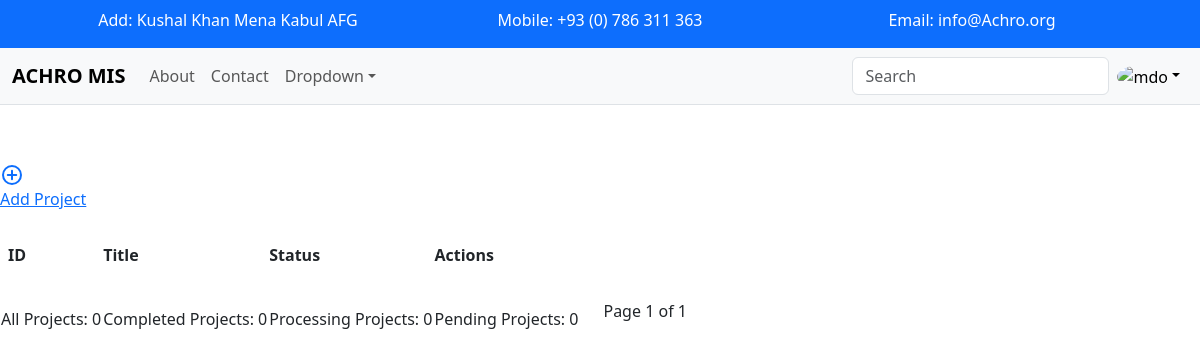
The app's page /mande/ (signed in), older data.
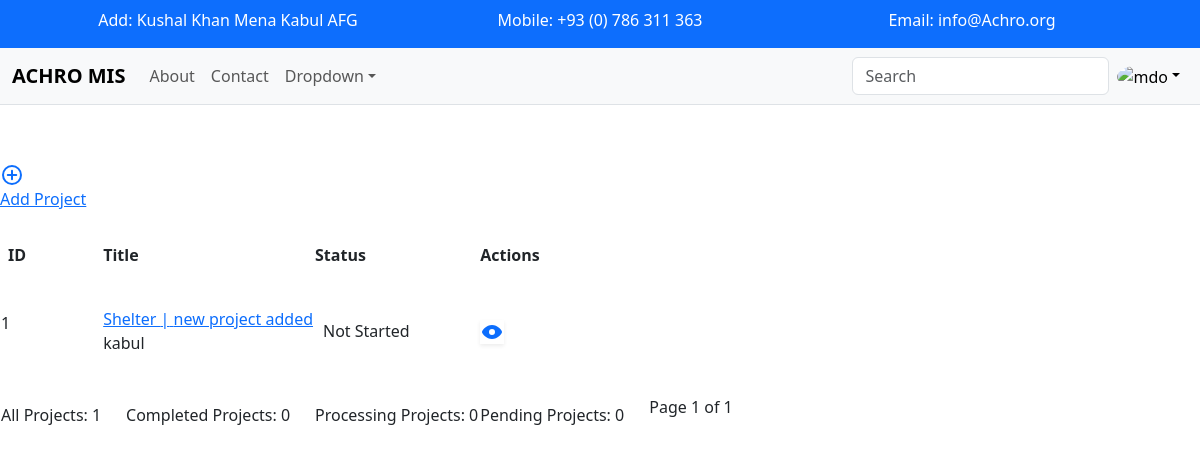
The same page, newer data.
### mande/models.py (models this page shows, shortened)
class Project(models.Model):
    PROJECT_OVERALL_STATUS_CHOICES = [
        ("N", "Not Started"),
        ("S", "On Start"),
        ("P", "In Progress"),
        ("C", "Completed"),
        ("PN", "Pendding"),
        ("CN", "Canncelled"),
    ]
    title = models.CharField(max_length=200, verbose_name="Title")
    slug = models.SlugField(max_length=100, unique=True, verbose_name="sluge")
    sector = models.ForeignKey(
        Sector, models.SET_NULL, null=True, blank=True, verbose_name="Sector"
    )
    donor = models.ForeignKey(Donor, models.CASCADE, verbose_name="Donor")
    location = models.ForeignKey(
        Location, models.SET_NULL, null=True, blank=True, verbose_name="Location"
    )
    start_date = models.DateField(auto_now=True, verbose_name="Start Date")
    end_date = models.DateField(default=six_month_after_now, verbose_name="End Date")
    idp = models.BooleanField(default=False, verbose_name="IDP")
    idp_returnee = models.BooleanField(default=False, verbose_name="IDP/Returnee")
    refugee = models.BooleanField(default=False, verbose_name="Refugee")
    host = models.BooleanField(default=False, verbose_name="Host")
    kochi = models.BooleanField(default=False, verbose_name="Kochi")
    male = models.BooleanField(default=False, verbose_name="Male")
    female = models.BooleanField(default=False, verbose_name="Female")
    childern = models.BooleanField(default=False, verbose_name="Childern")
    childern_age_from = models.IntegerField(
        verbose_name="Childer Start age",
        validators=[MinValueValidator(0), MaxValueValidator(20)],
        blank=True,
        null=True,
    )
    childern_age_end = models.IntegerField(
        verbose_name="Childer End age",
        validators=[MinValueValidator(0), MaxValueValidator(20)],
        blank=True,
        null=True,
    )
    plw = models.BooleanField(default=False, verbose_name="PLW")
    pwd = models.BooleanField(default=False, verbose_name="PWd")
    overall_Status = models.CharField(
        max_length=50,
        choices=PROJECT_OVERALL_STATUS_CHOICES,
        default=PROJECT_OVERALL_STATUS_CHOICES,
        verbose_name="Overall Status",
    )
    remarks = models.TextField(max_length=300, blank=True, null=True)
    doc = models.DateField(auto_now_add=True)
    dou = models.DateField(auto_now=True)
    class Meta:
        verbose_name = "Project"
        verbose_name_plural = "Projects"
        ordering = ["-doc"]

### utility/models.py (models this page shows, shortened)
class Location(models.Model):
    region = models.CharField(max_length=150, verbose_name="Region")
    province = models.CharField(max_length=150, verbose_name="Province")
    district = models.CharField(max_length=150, verbose_name="District")
    village = models.CharField(max_length=200, verbose_name="Village")
    slug = models.SlugField(max_length=100, unique=True, verbose_name="slug")
    description = models.TextField(
        max_length=255, blank=True, null=True, verbose_name="Description"
    )
    class Meta:
        verbose_name = "Location"
        verbose_name_plural = "Locations"

### mande/views.py (the view)
# urls.py: path("", views.ListProject.as_view(), name="index"),
class ListProject(LoginRequiredMixin, ListView):
    paginate_by = 1
    model = models.Project
    def get_context_data(self, **kwargs):
        context = super().get_context_data(**kwargs)
        context["count"] = models.Project.objects.count()
        context["using"] = models.Project.objects.filter(overall_Status="C").count()
        context["Processing"] = models.Project.objects.filter(
            overall_Status="P"
        ).count()
        context["Pendding"] = models.Project.objects.filter(overall_Status="PN").count()
        return context

### mande/templates/mande/project_list.html (shortened to what the changed rows need)
{% extends 'base/main.html' %} {%block title %} Monitoring {% endblock title %}
{% block content %}
<div class="bg-blue-700 shadow-md flex justify-between items-center px-10">
  <h1 class="font-bold  text-white text-center py-6 text-5xl">ACHRO Projects List</h1>
</div>
<table class="min-w-full divide-y divide-gray-200 overflow-x-auto px-2">
  <thead class="bg-gray-50">
      <tr>
          <th scope="col" class="px-2 py-3 text-left text-xs font-medium text-gray-500 uppercase tracking-wider">
              ID
          </th>
          <th scope="col" class="px-6 py-3 text-left text-xs font-medium text-gray-500 uppercase tracking-wider">
              Title
          </th>
          <th scope="col" class="px-6 py-3 text-left text-xs font-medium text-gray-500 uppercase tracking-wider">
              Status
          </th>
          <th scope="col" class="px-6 py-3 text-left text-xs font-medium text-gray-500 uppercase tracking-wider">
              Actions
          </th>
      </tr>
  </thead>
  <tbody class="bg-white divide-y divide-gray-200">
    {% for project in object_list %}
      <tr>
        <td class="pl-3">
          <p>{{project.id}}</p>
        </td>
          <td class="px-6 py-4 whitespace-nowrap w-full">
              <div class="text-sm text-gray-900 font-medium"> <a href="{% url "mande:project-details" project.slug %}">{{project.title | title }} <span class="text-yellow-600">|</span> {{ project.remarks }}</a></div>
              <div class="text-xs font-light text-gray-500">{{project.location.province}}</div>
          </td>
          <td class="px-6 py-4 whitespace-nowrap">
            {% if project.overall_Status == "N" %}
              <span class="px-2 inline-flex text-xs leading-5 font-semibold rounded-full shadow-md bg-yellow-100 text-yellow-800"> Not Started</span>
            {% elif project.overall_Status == "S"%}
              <span class="px-2 inline-flex text-xs leading-5 font-semibold rounded-full shadow-md bg-green-100 text-green-800"> ON Start</span>
            {% elif project.overall_Status == "P"%}
              <span class="px-2 inline-flex text-xs leading-5 font-semibold rounded-full shadow-md bg-Purple-100 text-purple-800"> Active</span>
            {% elif project.overall_Status == "C"%}
              <span class="px-2 inline-flex text-xs leading-5 font-semibold rounded-full shadow-md bg-green-600 text-green-100"> Completed</span>
            {% elif project.overall_Status == "PN"%}
              <span class="px-2 inline-flex text-xs leading-5 font-semibold rounded-full shadow-md bg-yellow-100 text-yellow-800"> Pendding</span>
            {% elif project.overall_Status == "CN"%}
              <span class="px-2 inline-flex text-xs leading-5 font-semibold rounded-full shadow-md bg-green-100 text-green-800"> Cancelled</span>
            {% else %}
              <span class="px-2 inline-flex text-xs leading-5 font-semibold rounded-full shadow-md bg-green-100 text-green-800"> Not selected</span>
            {% endif %}
          </td>
          <td class="px-6 py-4 whitespace-nowrap  text-sm font-medium">
              <a href="{% url "mande:project-details" project.slug %}" class="text-indigo-600 hover:text-indigo-900 text-center">
              </a>
          </td>
      </tr>
      {% endfor %}
  </tbody>
  <tfoot >
    <tr class="bg-blue-200 m-10 divide-y rounded-md text-gray-800">
      <td scope="col" class="px-6 py-4 whitespace-nowrap  text-sm font-normal text-center">All Projects: {{count}}</td>
      <td scope="col" class="px-6 py-4 whitespace-nowrap  text-sm font-normal text-center">Completed Projects: {{using}}</td>
      <td scope="col" class="px-6 py-4 whitespace-nowrap  text-sm font-normal text-center">Processing Projects: {{Processing}}</td>
      <td scope="col" class="px-6 py-4 whitespace-nowrap  text-sm font-normal text-center">Pending Projects: {{Pendding}}</td>
      <td scope="col" class="px-3 py-2 whitespace-nowrap  text-sm font-normal text-center flex justify-center items-center bg-blue-400 rounded m-2">
            <p class="text-gray-700 px-2">Page {{ page_obj.number }} of {{ page_obj.paginator.num_pages }}</p>
      </td>
    </tr>
  </tfoot>
</table>
{% endblock content %}

Row changes from the older to the newer data that the page shows:
added Project: id "1", title "Shelter", remarks "new project added", location.province "kabul", overall_Status "Not Started"
Text that changed along with them:
{{ count }}: "0" → "1"
